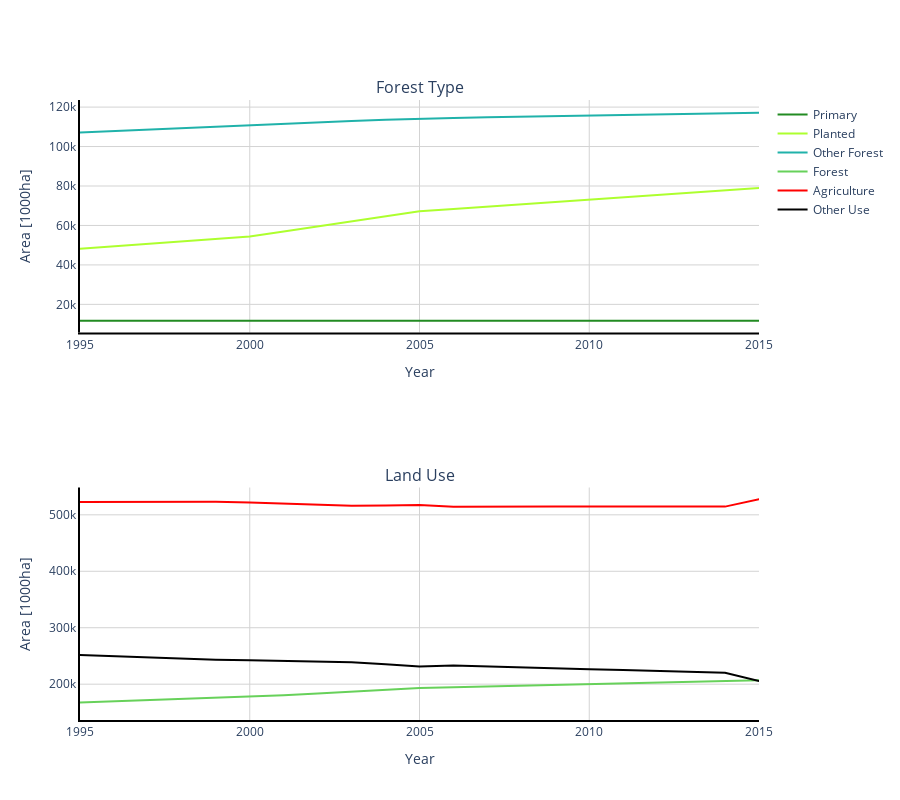

The code cell stored with this chart in its notebook:
### Code cell
plotly_subplot('China:mainland')
